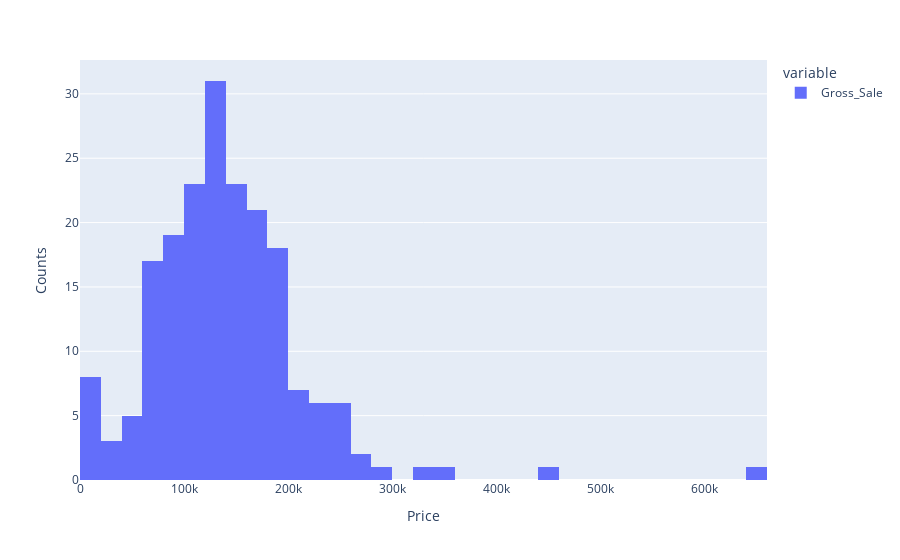

The code cell stored with this chart in its notebook:
### Code cell
victory_neighborhood = property_sales_df[property_sales_df.Neighborhoood == 'VICTORY']
victory_gross_sale = victory_neighborhood["Gross_Sale"]
victory_hist = px.histogram(victory_gross_sale)
victory_hist.update_layout(xaxis_title="Price", yaxis_title="Counts")

### Figure 1 — Plotly figure (JSON) as saved in the notebook; plotly's stock layout.template omitted (floating-point values rounded to 4 significant figures; data arrays with more than 128 entries replaced by an {"elided": "..."} marker saying what was removed)
{"data": [{"alignmentgroup": "True", "bingroup": "x", "hovertemplate": "variable=Gross_Sale<br>value=%{x}<br>count=%{y}<extra></extra>", "legendgroup": "Gross_Sale", "marker": {"color": "#636efa", "pattern": {"shape": ""}}, "name": "Gross_Sale", "offsetgroup": "Gross_Sale", "orientation": "v", "showlegend": true, "type": "histogram", "x": {"elided": "196 int values"}, "xaxis": "x", "yaxis": "y"}], "layout": {"barmode": "relative", "legend": {"title": {"text": "variable"}, "tracegroupgap": 0}, "margin": {"t": 60}, "xaxis": {"anchor": "y", "domain": [0, 1], "title": {"text": "Price"}}, "yaxis": {"anchor": "x", "domain": [0, 1], "title": {"text": "Counts"}}}}
